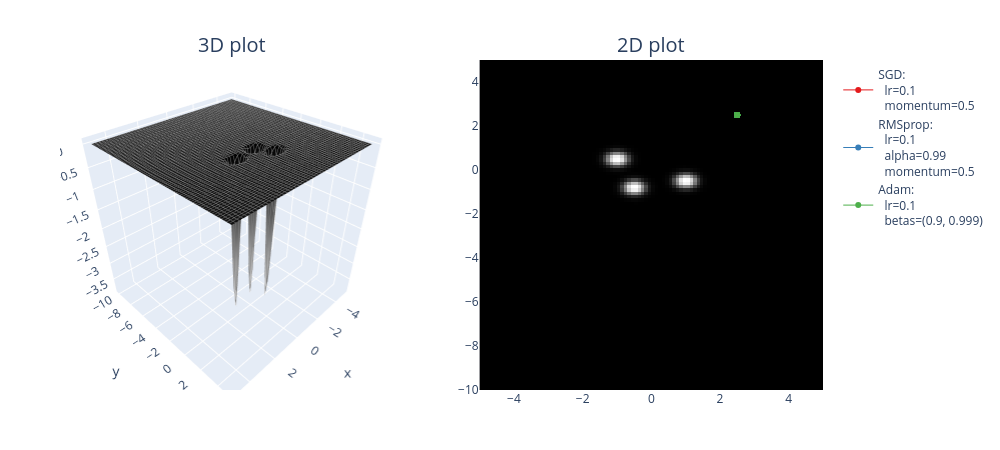

Source (notebook cell):
### Code cell
def opt_fn(
    fn: Callable,
    xy: Tensor,
    optimizer_class,
    optimizer_hyperparams: dict,
    n_iters: int = 1000,
) -> Tensor:
    """Optimize the a given function starting from the specified point.

    optimizer_class: one of the optimizers you've defined, either SGD, RMSprop, or Adam
    optimzer_kwargs: keyword arguments passed to your optimiser (e.g. lr and weight_decay)
    """
    assert xy.requires_grad

    optimizer = optimizer_class([xy], **optimizer_hyperparams)

    xy_list = [xy.detach().clone()]  # so that we don't unintentionally modify past values in `xy_list`

    for i in range(n_iters):
        fn(xy[0], xy[1]).backward()
        optimizer.step()
        optimizer.zero_grad()
        xy_list.append(xy.detach().clone())

    return t.stack(xy_list)


points = []

landscape = neg_trimodal_func

optimizer_list = [
    (SGD, {"lr": 0.03, "momentum": 0.99}),
    (RMSprop, {"lr": 0.02, "alpha": 0.99, "momentum": 0.8}),
    (Adam, {"lr": 0.2, "betas": (0.99, 0.99), "weight_decay": 0.005}),
    (AdamW, {"lr": 0.2, "betas": (0.99, 0.99), "weight_decay": 0.005}),
]

for optimizer_class, params in optimizer_list:
    xy = t.tensor([2.5, 2.5], requires_grad=True)
    xys = opt_fn(
        landscape,
        xy=xy,
        optimizer_class=optimizer_class,
        optimizer_hyperparams=params,
    )
    points.append((xys, optimizer_class, params))

plot_fn_with_points(landscape, points=points)

### Figure 1 — Plotly figure (JSON) as saved in the notebook; plotly's stock layout.template omitted (floating-point values rounded to 4 significant figures; data arrays with more than 128 entries replaced by an {"elided": "..."} marker saying what was removed)
{"data": [{"colorscale": [[0, "rgb(255,255,255)"], [0.125, "rgb(240,240,240)"], [0.25, "rgb(217,217,217)"], [0.375, "rgb(189,189,189)"], [0.5, "rgb(150,150,150)"], [0.625, "rgb(115,115,115)"], [0.75, "rgb(82,82,82)"], [0.875, "rgb(37,37,37)"], [1, "rgb(0,0,0)"]], "contours": {"x": {"color": "grey", "end": 5, "show": true, "size": 0.2, "start": -5}, "y": {"color": "grey", "end": 5, "show": true, "size": 0.2, "start": -10}}, "hovertemplate": "<b>x</b> = %{x:.2f}<br><b>y</b> = %{y:.2f}<br><b>z</b> = %{z:.2f}</b>", "scene": "scene", "showscale": false, "type": "surface", "x": [-5.0, -4.899, -4.798, -4.697, -4.596, -4.495, -4.394, -4.293, -4.192, -4.091, -3.99, -3.889, -3.788, -3.687, -3.586, -3.485, -3.384, -3.283, -3.182, -3.081, -2.98, -2.879, -2.778, -2.677, -2.576, -2.475, -2.374, -2.273, -2.172, -2.071, -1.97, -1.869, -1.768, -1.667, -1.566, -1.465, -1.364, -1.263, -1.162, -1.061, -0.9596, -0.8586, -0.7576, -0.6566, -0.5556, -0.4545, -0.3535, -0.2525, -0.1515, -0.05051, 0.05051, 0.1515, 0.2525, 0.3535, 0.4545, 0.5556, 0.6566, 0.7576, 0.8586, 0.9596, 1.061, 1.162, 1.263, 1.364, 1.465, 1.566, 1.667, 1.768, 1.869, 1.97, 2.071, 2.172, 2.273, 2.374, 2.475, 2.576, 2.677, 2.778, 2.879, 2.98, 3.081, 3.182, 3.283, 3.384, 3.485, 3.586, 3.687, 3.788, 3.889, 3.99, 4.091, 4.192, 4.293, 4.394, 4.495, 4.596, 4.697, 4.798, 4.899, 5.0], "y": [-10.0, -9.848, -9.697, -9.545, -9.394, -9.242, -9.091, -8.939, -8.788, -8.636, -8.485, -8.333, -8.182, -8.03, -7.879, -7.727, -7.576, -7.424, -7.273, -7.121, -6.97, -6.818, -6.667, -6.515, -6.364, -6.212, -6.061, -5.909, -5.758, -5.606, -5.455, -5.303, -5.152, -5.0, -4.848, -4.697, -4.545, -4.394, -4.242, -4.091, -3.939, -3.788, -3.636, -3.485, -3.333, -3.182, -3.03, -2.879, -2.727, -2.576, -2.424, -2.273, -2.121, -1.97, -1.818, -1.667, -1.515, -1.364, -1.212, -1.061, -0.9091, -0.7576, -0.6061, -0.4545, -0.303, -0.1515, 0.0, 0.1515, 0.303, 0.4545, 0.6061, 0.7576, 0.9091, 1.061, 1.212, 1.364, 1.515, 1.667, 1.818, 1.97, 2.121, 2.273, 2.424, 2.576, 2.727, 2.879, 3.03, 3.182, 3.333, 3.485, 3.636, 3.788, 3.939, 4.091, 4.242, 4.394, 4.545, 4.697, 4.848, 5.0], "z": {"elided": "100x100 float values"}}, {"colorscale": [[0, "rgb(255,255,255)"], [0.125, "rgb(240,240,240)"], [0.25, "rgb(217,217,217)"], [0.375, "rgb(189,189,189)"], [0.5, "rgb(150,150,150)"], [0.625, "rgb(115,115,115)"], [0.75, "rgb(82,82,82)"], [0.875, "rgb(37,37,37)"], [1, "rgb(0,0,0)"]], "customdata": {"elided": "100x100 float values"}, "hovertemplate": "<b>x</b> = %{x:.2f}<br><b>y</b> = %{y:.2f}<br><b>z</b> = %{customdata:.2f}</b>", "showscale": false, "type": "heatmap", "x": [-5.0, -4.899, -4.798, -4.697, -4.596, -4.495, -4.394, -4.293, -4.192, -4.091, -3.99, -3.889, -3.788, -3.687, -3.586, -3.485, -3.384, -3.283, -3.182, -3.081, -2.98, -2.879, -2.778, -2.677, -2.576, -2.475, -2.374, -2.273, -2.172, -2.071, -1.97, -1.869, -1.768, -1.667, -1.566, -1.465, -1.364, -1.263, -1.162, -1.061, -0.9596, -0.8586, -0.7576, -0.6566, -0.5556, -0.4545, -0.3535, -0.2525, -0.1515, -0.05051, 0.05051, 0.1515, 0.2525, 0.3535, 0.4545, 0.5556, 0.6566, 0.7576, 0.8586, 0.9596, 1.061, 1.162, 1.263, 1.364, 1.465, 1.566, 1.667, 1.768, 1.869, 1.97, 2.071, 2.172, 2.273, 2.374, 2.475, 2.576, 2.677, 2.778, 2.879, 2.98, 3.081, 3.182, 3.283, 3.384, 3.485, 3.586, 3.687, 3.788, 3.889, 3.99, 4.091, 4.192, 4.293, 4.394, 4.495, 4.596, 4.697, 4.798, 4.899, 5.0], "xaxis": "x", "y": [-10.0, -9.848, -9.697, -9.545, -9.394, -9.242, -9.091, -8.939, -8.788, -8.636, -8.485, -8.333, -8.182, -8.03, -7.879, -7.727, -7.576, -7.424, -7.273, -7.121, -6.97, -6.818, -6.667, -6.515, -6.364, -6.212, -6.061, -5.909, -5.758, -5.606, -5.455, -5.303, -5.152, -5.0, -4.848, -4.697, -4.545, -4.394, -4.242, -4.091, -3.939, -3.788, -3.636, -3.485, -3.333, -3.182, -3.03, -2.879, -2.727, -2.576, -2.424, -2.273, -2.121, -1.97, -1.818, -1.667, -1.515, -1.364, -1.212, -1.061, -0.9091, -0.7576, -0.6061, -0.4545, -0.303, -0.1515, 0.0, 0.1515, 0.303, 0.4545, 0.6061, 0.7576, 0.9091, 1.061, 1.212, 1.364, 1.515, 1.667, 1.818, 1.97, 2.121, 2.273, 2.424, 2.576, 2.727, 2.879, 3.03, 3.182, 3.333, 3.485, 3.636, 3.788, 3.939, 4.091, 4.242, 4.394, 4.545, 4.697, 4.848, 5.0], "yaxis": "y", "z": {"elided": "100x100 float values"}}, {"line": {"color": "rgb(228,26,28)", "width": 6}, "mode": "lines", "scene": "scene", "showlegend": false, "type": "scatter3d", "x": {"elided": "1001 float values"}, "y": {"elided": "1001 float values"}, "z": {"elided": "1001 float values"}}, {"hoverinfo": "text", "line": {"color": "rgb(228,26,28)", "width": 1}, "marker": {"color": "rgb(228,26,28)", "size": 6}, "mode": "lines+markers", "name": "SGD:<br>  lr=0.1<br>  momentum=0.5", "text": {"elided": "1001 str values"}, "type": "scatter", "x": {"elided": "1001 float values"}, "xaxis": "x", "y": {"elided": "1001 float values"}, "yaxis": "y"}, {"line": {"color": "rgb(55,126,184)", "width": 6}, "mode": "lines", "scene": "scene", "showlegend": false, "type": "scatter3d", "x": {"elided": "1001 float values"}, "y": {"elided": "1001 float values"}, "z": {"elided": "1001 float values"}}, {"hoverinfo": "text", "line": {"color": "rgb(55,126,184)", "width": 1}, "marker": {"color": "rgb(55,126,184)", "size": 6}, "mode": "lines+markers", "name": "RMSprop:<br>  lr=0.1<br>  alpha=0.99<br>  momentum=0.5", "text": {"elided": "1001 str values"}, "type": "scatter", "x": {"elided": "1001 float values"}, "xaxis": "x", "y": {"elided": "1001 float values"}, "yaxis": "y"}, {"line": {"color": "rgb(77,175,74)", "width": 6}, "mode": "lines", "scene": "scene", "showlegend": false, "type": "scatter3d", "x": {"elided": "1001 float values"}, "y": {"elided": "1001 float values"}, "z": {"elided": "1001 float values"}}, {"hoverinfo": "text", "line": {"color": "rgb(77,175,74)", "width": 1}, "marker": {"color": "rgb(77,175,74)", "size": 6}, "mode": "lines+markers", "name": "Adam:<br>  lr=0.1<br>  betas=(0.9, 0.999)", "text": {"elided": "1001 str values"}, "type": "scatter", "x": {"elided": "1001 float values"}, "xaxis": "x", "y": {"elided": "1001 float values"}, "yaxis": "y"}], "layout": {"annotations": [{"font": {"size": 20}, "showarrow": false, "text": "3D plot", "x": 0.225, "xanchor": "center", "xref": "paper", "y": 1, "yanchor": "bottom", "yref": "paper"}, {"font": {"size": 20}, "showarrow": false, "text": "2D plot", "x": 0.775, "xanchor": "center", "xref": "paper", "y": 1, "yanchor": "bottom", "yref": "paper"}], "height": 450, "margin": {"b": 60, "l": 60, "r": 60, "t": 60}, "scene": {"aspectmode": "cube", "domain": {"x": [0, 0.45], "y": [0, 1]}}, "title": {"font": {"size": 40}}, "width": 1000, "xaxis": {"anchor": "y", "domain": [0.55, 1], "range": [-5, 5]}, "yaxis": {"anchor": "x", "domain": [0, 1], "range": [-10, 5]}}}
